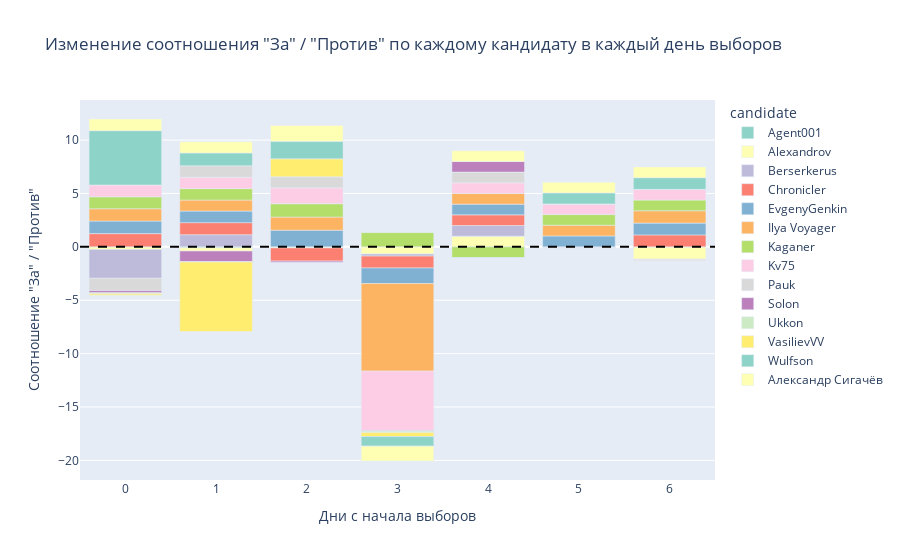

Notebook cell for this chart:
### Markdown cell above
**На примере седьмой выборной кампании построим таймлайн, в котором можно будет посмотреть соотношение голосов "за"/"против" каждого кандидата в каждые сутки с начала выборов. При двойном нажатии на любого из кандидатов в легенде диаграммы можно вывести информацию конкретно по нему. Если кандидат имеет ratio>0, значит в этот день за него отдавали больше голосов "за", а если ratio<0, значит в этот день большинство избирателей голосовали против него.**

### Code cell
# Фильтруем данные для седьмой выборной кампании
df_election_7 = df[df['election_number'] == 7]

# Группируем данные по 'candidate', 'lt' и 'vote' и считаем количество голосов
timeline = df_election_7.groupby(['candidate', 'lt', 'vote'])['vote'].count().unstack(fill_value=0)

# Считаем количество голосов "за" и "против" для каждого дня
timeline['votes_for'] = timeline[1]
timeline['votes_against'] = -timeline[-1]

# Вычисляем соотношение "за" и "против" для каждого дня
timeline['ratio'] = timeline['votes_for'] / (timeline['votes_for'] + timeline['votes_against'])

# Сбрасываем индекс, чтобы 'candidate' и 'lt' стали обычными столбцами
timeline = timeline.reset_index()

# Создаем пользовательскую цветовую палитру
custom_palette = px.colors.qualitative.Set3  # Пример цветовой палитры

# Создаем интерактивную столбчатую диаграмму с пользовательской цветовой палитрой
fig = px.bar(timeline, x='lt', y='ratio', color='candidate',
             color_discrete_sequence=custom_palette,
             title='Изменение соотношения "За" / "Против" по каждому кандидату в каждый день выборов')
fig.update_xaxes(title='Дни с начала выборов')
fig.update_yaxes(title='Соотношение "За" / "Против"')

# Добавляем горизонтальную линию на уровне 0
fig.add_hline(y=0, line_dash="dash", line_color="black")

fig.show()

### Figure 1 — Plotly figure (JSON) as saved in the notebook; plotly's stock layout.template omitted (floating-point values rounded to 4 significant figures)
{"data": [{"alignmentgroup": "True", "hovertemplate": "candidate=Agent001<br>lt=%{x}<br>ratio=%{y}<extra></extra>", "legendgroup": "Agent001", "marker": {"color": "rgb(141,211,199)", "pattern": {"shape": ""}}, "name": "Agent001", "offsetgroup": "Agent001", "orientation": "v", "showlegend": true, "textposition": "auto", "type": "bar", "x": [0, 1, 2, 3, 4, 5, 6], "xaxis": "x", "y": [-0.003582, -0.09231, 0, 0, 0, 0, 0], "yaxis": "y"}, {"alignmentgroup": "True", "hovertemplate": "candidate=Alexandrov<br>lt=%{x}<br>ratio=%{y}<extra></extra>", "legendgroup": "Alexandrov", "marker": {"color": "rgb(255,255,179)", "pattern": {"shape": ""}}, "name": "Alexandrov", "offsetgroup": "Alexandrov", "orientation": "v", "showlegend": true, "textposition": "auto", "type": "bar", "x": [0, 1, 2, 3, 4, 5, 6], "xaxis": "x", "y": [-0.2397, -0.2941, -0.09551, -0.6667, 1, -0.02532, -1.143], "yaxis": "y"}, {"alignmentgroup": "True", "hovertemplate": "candidate=Berserkerus<br>lt=%{x}<br>ratio=%{y}<extra></extra>", "legendgroup": "Berserkerus", "marker": {"color": "rgb(190,186,218)", "pattern": {"shape": ""}}, "name": "Berserkerus", "offsetgroup": "Berserkerus", "orientation": "v", "showlegend": true, "textposition": "auto", "type": "bar", "x": [0, 1, 2, 3, 4, 5, 6], "xaxis": "x", "y": [-2.7, 1.139, -0.00361, -0.2, 1, -0.05333, 0], "yaxis": "y"}, {"alignmentgroup": "True", "hovertemplate": "candidate=Chronicler<br>lt=%{x}<br>ratio=%{y}<extra></extra>", "legendgroup": "Chronicler", "marker": {"color": "rgb(251,128,114)", "pattern": {"shape": ""}}, "name": "Chronicler", "offsetgroup": "Chronicler", "orientation": "v", "showlegend": true, "textposition": "auto", "type": "bar", "x": [0, 1, 2, 3, 4, 5, 6], "xaxis": "x", "y": [1.241, 1.131, -1.232, -1.111, 1, 0, 1.12], "yaxis": "y"}, {"alignmentgroup": "True", "hovertemplate": "candidate=EvgenyGenkin<br>lt=%{x}<br>ratio=%{y}<extra></extra>", "legendgroup": "EvgenyGenkin", "marker": {"color": "rgb(128,177,211)", "pattern": {"shape": ""}}, "name": "EvgenyGenkin", "offsetgroup": "EvgenyGenkin", "orientation": "v", "showlegend": true, "textposition": "auto", "type": "bar", "x": [0, 1, 2, 3, 4, 5, 6], "xaxis": "x", "y": [1.177, 1.085, 1.561, -1.458, 1, 1.024, 1.103], "yaxis": "y"}, {"alignmentgroup": "True", "hovertemplate": "candidate=Ilya Voyager<br>lt=%{x}<br>ratio=%{y}<extra></extra>", "legendgroup": "Ilya Voyager", "marker": {"color": "rgb(253,180,98)", "pattern": {"shape": ""}}, "name": "Ilya Voyager", "offsetgroup": "Ilya Voyager", "orientation": "v", "showlegend": true, "textposition": "auto", "type": "bar", "x": [0, 1, 2, 3, 4, 5, 6], "xaxis": "x", "y": [1.15, 1.03, 1.23, -8.2, 1, 1, 1.159], "yaxis": "y"}, {"alignmentgroup": "True", "hovertemplate": "candidate=Kaganer<br>lt=%{x}<br>ratio=%{y}<extra></extra>", "legendgroup": "Kaganer", "marker": {"color": "rgb(179,222,105)", "pattern": {"shape": ""}}, "name": "Kaganer", "offsetgroup": "Kaganer", "orientation": "v", "showlegend": true, "textposition": "auto", "type": "bar", "x": [0, 1, 2, 3, 4, 5, 6], "xaxis": "x", "y": [1.123, 1.068, 1.244, 1.333, -1, 1, 1.003], "yaxis": "y"}, {"alignmentgroup": "True", "hovertemplate": "candidate=Kv75<br>lt=%{x}<br>ratio=%{y}<extra></extra>", "legendgroup": "Kv75", "marker": {"color": "rgb(252,205,229)", "pattern": {"shape": ""}}, "name": "Kv75", "offsetgroup": "Kv75", "orientation": "v", "showlegend": true, "textposition": "auto", "type": "bar", "x": [0, 1, 2, 3, 4, 5, 6], "xaxis": "x", "y": [1.1, 1.057, 1.491, -5.571, 1, 1, 1], "yaxis": "y"}, {"alignmentgroup": "True", "hovertemplate": "candidate=Pauk<br>lt=%{x}<br>ratio=%{y}<extra></extra>", "legendgroup": "Pauk", "marker": {"color": "rgb(217,217,217)", "pattern": {"shape": ""}}, "name": "Pauk", "offsetgroup": "Pauk", "orientation": "v", "showlegend": true, "textposition": "auto", "type": "bar", "x": [0, 1, 2, 3, 4, 5, 6], "xaxis": "x", "y": [-1.156, 1.086, 1.039, -0.01429, 1, -0.05333, -0.09459], "yaxis": "y"}, {"alignmentgroup": "True", "hovertemplate": "candidate=Solon<br>lt=%{x}<br>ratio=%{y}<extra></extra>", "legendgroup": "Solon", "marker": {"color": "rgb(188,128,189)", "pattern": {"shape": ""}}, "name": "Solon", "offsetgroup": "Solon", "orientation": "v", "showlegend": true, "textposition": "auto", "type": "bar", "x": [0, 1, 2, 3, 4, 5, 6], "xaxis": "x", "y": [-0.2053, -1, -0.1053, -0.04839, 1, 0, -0.04444], "yaxis": "y"}, {"alignmentgroup": "True", "hovertemplate": "candidate=Ukkon<br>lt=%{x}<br>ratio=%{y}<extra></extra>", "legendgroup": "Ukkon", "marker": {"color": "rgb(204,235,197)", "pattern": {"shape": ""}}, "name": "Ukkon", "offsetgroup": "Ukkon", "orientation": "v", "showlegend": true, "textposition": "auto", "type": "bar", "x": [0, 1, 2, 3, 5, 6], "xaxis": "x", "y": [-0.09725, -0.03876, 0, -0.12, 0, 0], "yaxis": "y"}, {"alignmentgroup": "True", "hovertemplate": "candidate=VasilievVV<br>lt=%{x}<br>ratio=%{y}<extra></extra>", "legendgroup": "VasilievVV", "marker": {"color": "rgb(255,237,111)", "pattern": {"shape": ""}}, "name": "VasilievVV", "offsetgroup": "VasilievVV", "orientation": "v", "showlegend": true, "textposition": "auto", "type": "bar", "x": [0, 1, 2, 3, 4, 5, 6], "xaxis": "x", "y": [-0.1211, -6.5, 1.677, -0.375, 0, 0, -0.0125], "yaxis": "y"}, {"alignmentgroup": "True", "hovertemplate": "candidate=Wulfson<br>lt=%{x}<br>ratio=%{y}<extra></extra>", "legendgroup": "Wulfson", "marker": {"color": "rgb(141,211,199)", "pattern": {"shape": ""}}, "name": "Wulfson", "offsetgroup": "Wulfson", "orientation": "v", "showlegend": true, "textposition": "auto", "type": "bar", "x": [0, 1, 2, 3, 4, 5, 6], "xaxis": "x", "y": [5.091, 1.2, 1.64, -0.8966, -0.02857, 1.031, 1.094], "yaxis": "y"}, {"alignmentgroup": "True", "hovertemplate": "candidate=Александр Сигачёв<br>lt=%{x}<br>ratio=%{y}<extra></extra>", "legendgroup": "Александр Сигачёв", "marker": {"color": "rgb(255,255,179)", "pattern": {"shape": ""}}, "name": "Александр Сигачёв", "offsetgroup": "Александр Сигачёв", "orientation": "v", "showlegend": true, "textposition": "auto", "type": "bar", "x": [0, 1, 2, 3, 4, 5, 6], "xaxis": "x", "y": [1.093, 1.049, 1.475, -1.391, 1, 1, 1.011], "yaxis": "y"}], "layout": {"barmode": "relative", "legend": {"title": {"text": "candidate"}, "tracegroupgap": 0}, "shapes": [{"line": {"color": "black", "dash": "dash"}, "type": "line", "x0": 0, "x1": 1, "xref": "x domain", "y0": 0, "y1": 0, "yref": "y"}], "title": {"text": "Изменение соотношения \"За\" / \"Против\" по каждому кандидату в каждый день выборов"}, "xaxis": {"anchor": "y", "domain": [0, 1], "title": {"text": "Дни с начала выборов"}}, "yaxis": {"anchor": "x", "domain": [0, 1], "title": {"text": "Соотношение \"За\" / \"Против\""}}}}
